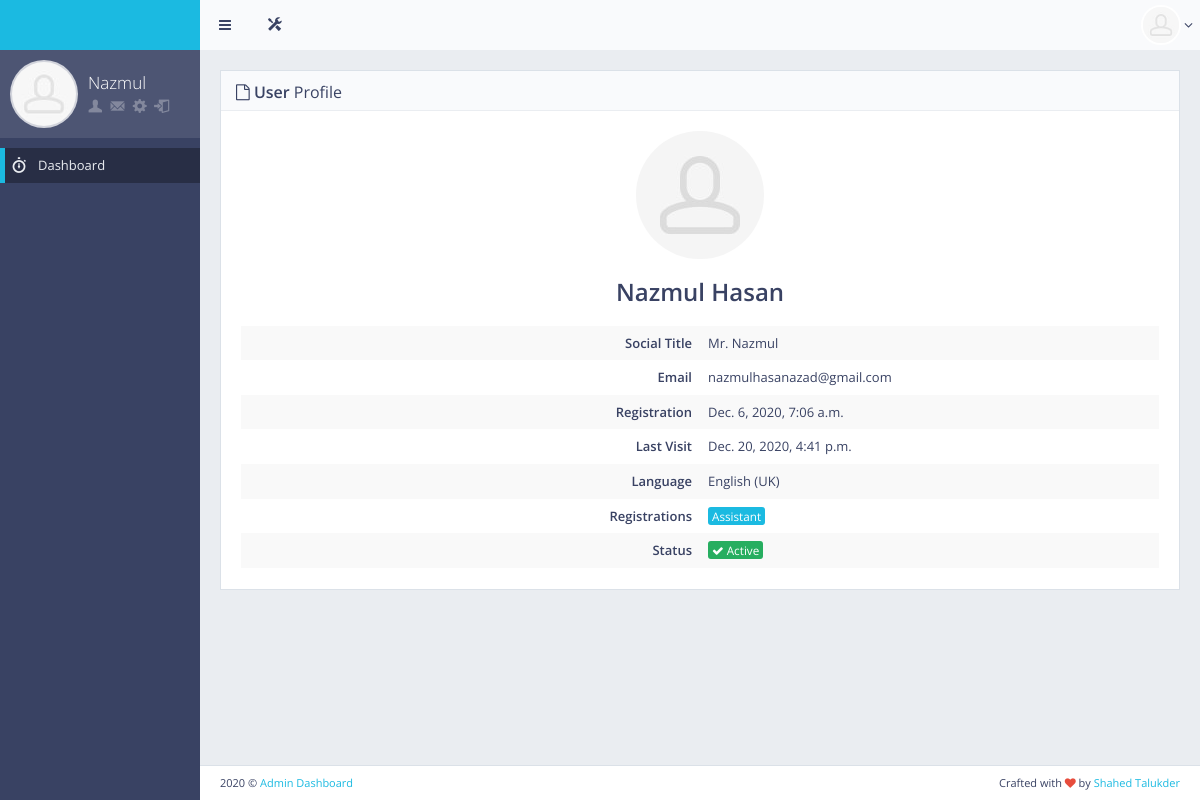
/profile/ (signed in), run on an earlier commit of the app's database.
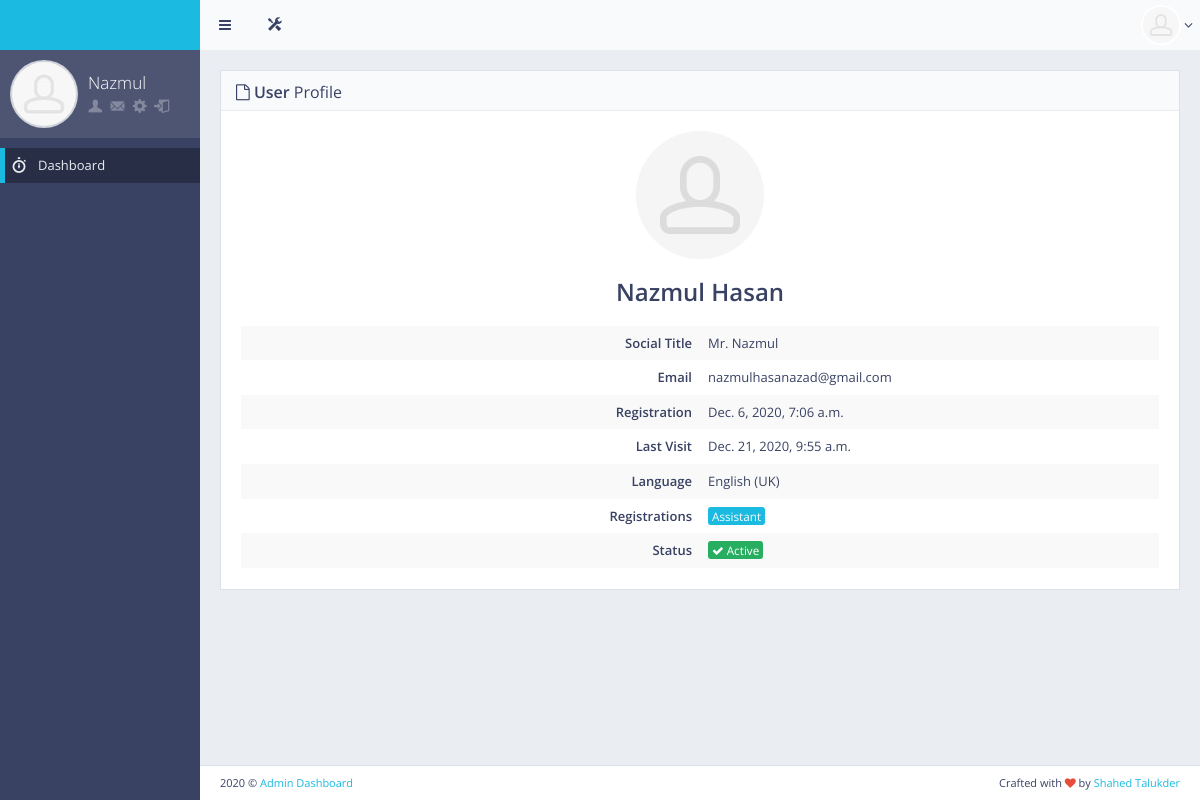
And on a later commit of the database.
### main/models.py (models this page shows, shortened)
class User(AbstractUser):
    is_patient = models.BooleanField(default=False)
    is_doctor = models.BooleanField(default=False)
    is_nurse = models.BooleanField(default=False)
    is_assistant = models.BooleanField(default=False)
    is_admin = models.BooleanField(default=False)
    is_registered = models.BooleanField(default=False)

### frontend/views.py (the view)
# urls.py: path('profile/', views.user_profile, name="user_profile"),
def user_profile(request):
    if request.user.is_authenticated:
        return render(request, 'front/user_profile.html',{"title":"User Profile"})
    else:
        return redirect('/login')

### frontend/templates/front/user_profile.html (shortened to what this page needs)
{%extends 'front/base.html'%}
{%load static%}
{%block main_content%}
<div id="page-content" style="min-height: 1189px;">
    <div class="row">
        <div class="col-lg-12">
            <div class="block">
                <div class="block-title">
                    <h2><i class="fa fa-file-o"></i> <strong>User</strong> Profile</h2>
                </div>
                <div class="block-section text-center">
                    <a href="javascript:void(0)">
                        <img src="{%static 'front/'%}img/placeholders/avatars/avatar4@2x.jpg" alt="avatar" class="img-circle">
                    </a>
                    <h3>
                        <strong>{{user.first_name | title}} {{user.last_name | title}}</strong><br><small></small>
                    </h3>
                </div>
                <table class="table table-borderless table-striped table-vcenter">
                    <tbody>
                        <tr>
                            <td class="text-right" style="width: 50%;"><strong>Social Title</strong></td>
                            <td>Mr. {{user.first_name}}</td>
                        </tr>
                        <tr>
                            <td class="text-right"><strong>Email</strong></td>
                            <td>{{user.email}}</td>
                        </tr>
                        <tr>
                            <td class="text-right"><strong>Registration</strong></td>
                            <td>{{user.date_joined}}</td>
                        </tr>
                        <tr>
                            <td class="text-right"><strong>Last Visit</strong></td>
                            <td>{{user.last_login}}</td>
                        </tr>
                        <tr>
                            <td class="text-right"><strong>Language</strong></td>
                            <td>English (UK)</td>
                        </tr>
                        <tr>
                            <td class="text-right"><strong>Registrations</strong></td>
                            {%if user.is_superuser%}
                            <td><span class="label label-primary">Admin</span></td>
                            {%elif user.is_doctor%}
                            <td><span class="label label-primary">Doctor</span></td>
                            {%elif user.is_nurse%}
                            <td><span class="label label-primary">Nurse</span></td>
                            {%else%}
                            <td><span class="label label-primary">Assistant</span></td>
                            {%endif%}
                        </tr>
                        <tr>
                            <td class="text-right"><strong>Status</strong></td>
                            {%if user.is_active%}
                            <td><span class="label label-success"><i class="fa fa-check"></i> Active</span></td>
                            {%else%}
                            <td><span class="label label-danger"><i class="fa fa-check"></i>Not Active</span></td>
                            {%endif%}
                        </tr>
                    </tbody>
                </table>
            </div>
        </div>
    </div>
</div>
{%endblock main_content%}

### frontend/templates/front/base.html (shortened to what this page needs)
<!DOCTYPE html> {%load static%}
<html class="no-js" lang="en">
<head>
    <link rel="stylesheet" href="{% static 'front/' %}css/bootstrap.min.css">
    <link rel="stylesheet" href="{% static 'front/' %}css/plugins.css">
    <link rel="stylesheet" href="{% static 'front/' %}css/main.css">
    <link rel="stylesheet" href="{% static 'front/' %}css/themes.css">
</head>
<body>
    <div id="page-wrapper">
        <div id="page-container" class="sidebar-partial sidebar-visible-lg sidebar-no-animations">
            <div id="sidebar">
                <div id="sidebar-scroll">
                    <div class="sidebar-content">
                        <a href="/" class="sidebar-brand">
                        </a>
                        <div class="sidebar-section sidebar-user clearfix sidebar-nav-mini-hide">
                            <div class="sidebar-user-avatar">
                                <a href="/profile">
                                    <img src="{% static 'front/' %}img/placeholders/avatars/avatar2.jpg" alt="avatar">
                                </a>
                            </div>
                            <div class="sidebar-user-name">{{user.first_name | title}}</div>
                            <div class="sidebar-user-links">
                                <a href="/profile" data-toggle="tooltip" data-placement="bottom" title="Profile"><i class="gi gi-user"></i></a>
                                <a href="/" data-toggle="tooltip" data-placement="bottom" title="Report"><i class="gi gi-envelope"></i></a>
                                <a href="/" class="enable-tooltip" data-placement="bottom" title="Edit Profile"><i class="gi gi-cogwheel"></i></a>
                                <a href="/logout" data-toggle="tooltip" data-placement="bottom" title="Logout"><i class="gi gi-exit"></i></a>
                            </div>
                        </div>
                        <ul class="sidebar-nav">
                            <li>
                                <a href="/" class=" active"><i class="gi gi-stopwatch sidebar-nav-icon"></i><span class="sidebar-nav-mini-hide">Dashboard</span></a>
                            </li>
                        </ul>
                    </div>
                </div>
            </div>
            <div id="main-container">
                <header class="navbar navbar-default">
                    <ul class="nav navbar-nav-custom">
                        <li>
                            <a href="javascript:void(0)" onclick="App.sidebar('toggle-sidebar');this.blur();">
                                <i class="fa fa-bars fa-fw"></i>
                            </a>
                        </li>
                        <li class="dropdown">
                            <a href="javascript:void(0)" class="dropdown-toggle" data-toggle="dropdown">
                                <i class="gi gi-settings"></i>
                            </a>
                        </li>
                    </ul>
                    <ul class="nav navbar-nav-custom pull-right">
                        <li class="dropdown">
                            <a href="javascript:void(0)" class="dropdown-toggle" data-toggle="dropdown">
                                <img src="{% static 'front/' %}img/placeholders/avatars/avatar2.jpg" alt="avatar"> <i class="fa fa-angle-down"></i>
                            </a>
                        </li>
                    </ul>
                </header>
                {%block main_content%}{%endblock main_content%}
                <footer class="clearfix">
                    <div class="pull-right">
                        Crafted with <i class="fa fa-heart text-danger"></i> by <a href="http://facebook.com/shahed.talukder32" target="_blank">Shahed Talukder</a>
                    </div>
                    <div class="pull-left">
                        <span><script>document.write(new Date().getFullYear())</script></span> &copy; <a href="#" target="_blank">Admin Dashboard</a>
                    </div>
                </footer>
            </div>
        </div>
    </div>
</body>
</html>

What changed in the data, as far as the page shows it:
changed User "Nazmul": last_login "Dec. 20, 2020, 4:41 p.m." → "Dec. 21, 2020, 9:55 a.m."
